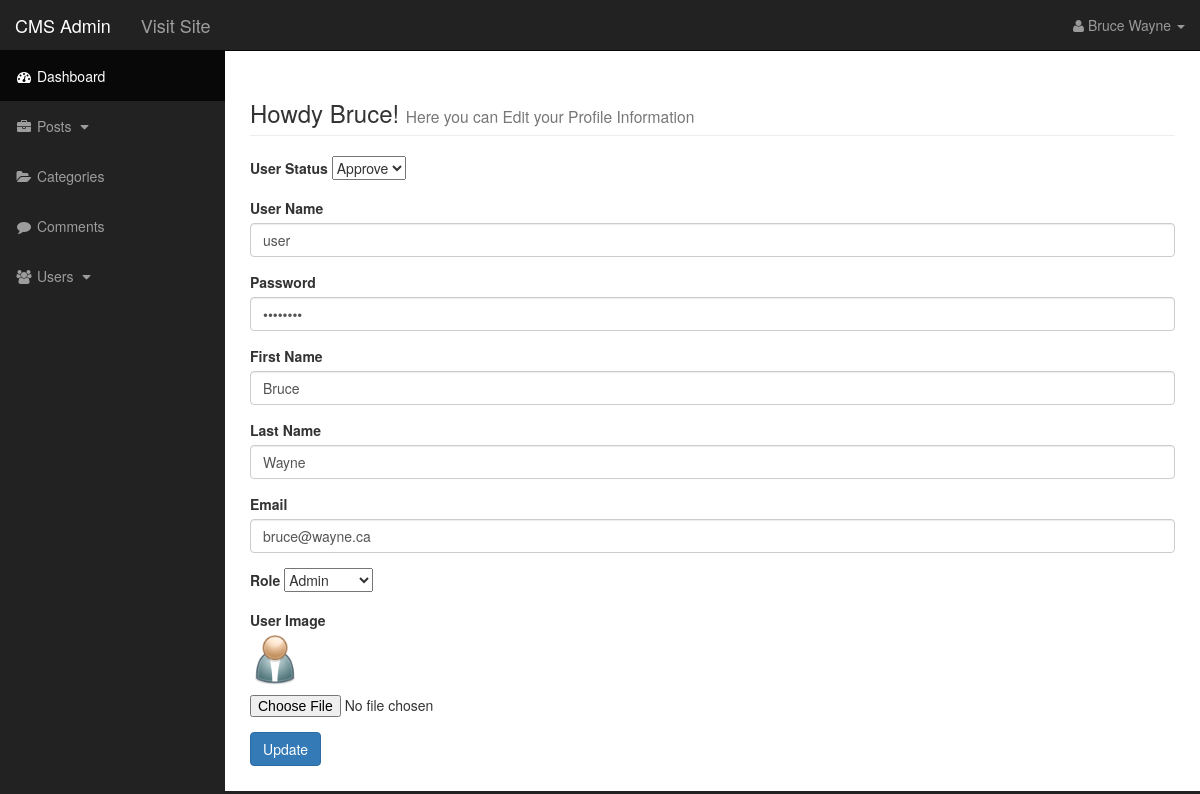
Page /admin/users.php?source=my_profile (signed in) on the committed database.
### tables this page shows
CREATE TABLE `users` (
  `user_id` int(5) NOT NULL,
  `username` varchar(255) NOT NULL,
  `password` varchar(255) NOT NULL,
  `user_firstname` varchar(255) NOT NULL,
  `user_lastname` varchar(255) NOT NULL,
  `user_email` varchar(255) NOT NULL,
  `user_image` text NOT NULL,
  `user_role` varchar(255) NOT NULL,
  `user_status` varchar(255) NOT NULL,
  `user_randSalt` varchar(255) NOT NULL
);

### admin/includes/my_profile.php (the view, shortened to what this page needs)
<?php
				$get_values = editUsersStep1();
             $username = $get_values['username'];
             $password = $get_values['password'];
             $user_firstname = $get_values['user_firstname'];
             $user_lastname = $get_values['user_lastname'];
             $user_image_current = $get_values['user_image'];
             $user_email = $get_values['user_email'];
             $user_role = $get_values['user_role'];
             $user_status = $get_values['user_status'];
  	editUsersStep2();
   ?>
<h3 class="page-header">
                      Howdy <?php echo $_SESSION['user_firstname']; ?>!
                      <small> Here you can Edit your Profile Information</small>
                  </h3>
                  <form role="form" action="" method="post" enctype="multipart/form-data" data-toggle="validator">
	<div class="form-group">
		<label for="user_status">User Status</label>
		<select name="user_status" id="">
			<?php if ($user_status == "approved"){ ?>
			<option value="approved" selected>Approve</option>
			<?php } else { ?>
			<option value="approved">Approve</option>
			<option value="declined" selected>Decline</option>
			<?php } ?>
		</select>
	</div>
	<div class="form-group">
		<label for="username">User Name</label>
		<input type="text" class="form-control" name="username" value="<?php echo $username; ?>" required>
	</div>
	<div class="form-group">
		<label for="password">Password</label>
		<input type="password" class="form-control" name="password" value="<?php echo $password; ?>" required>
	</div>
	<div class="form-group">
		<label for="user_firstname">First Name</label>
		<input type="text" class="form-control" name="user_firstname" value="<?php echo $user_firstname; ?>">
	</div>
	<div class="form-group">
		<label for="user_lastname">Last Name</label>
		<input type="text" class="form-control" name="user_lastname" value="<?php echo $user_lastname; ?>">
	</div>
	<div class="form-group">
		<label for="user_email">Email</label>
		<input type="email" class="form-control" name="user_email" data-error="Bruh, that email address is invalid" value="<?php echo $user_email; ?>" required>
	</div>
	<div class="form-group">
		<label for="user_role">Role</label>
		<select name="user_role" id="">
			<?php if ($user_role == "admin"){ ?>
			<option value="admin" selected> Admin</option>
			<?php } else { ?>
			<option value="admin"> Admin</option>
			<option value="subscriber" selected> Subscriber</option>
			<?php } ?>
		</select>
	</div>
	<div class="form-group">
		<label for="user_image">User Image</label>
		<p><img src="images/users/<?php echo $user_image_current; ?>" width="50em" /></p>
		<input type="file"  name="user_image">
	</div>
	<div class="form-group">
		<input class="btn btn-primary" type="submit" name="update_users" value="Update">
	</div>
</form>

### admin/css/sb-admin.css (style rules this page uses)
body { margin-top: 100px; background-color: #222; }
@media (min-width:768px) { body { margin-top: 50px; } }

### rows in the picture
users: user_status "Approve", username "user", user_firstname "Bruce", user_lastname "Wayne", user_email "bruce@wayne.ca", user_role "Admin", user_image (picture)

### other values in the picture
$_SESSION['user_firstname'] "Bruce"
$_SESSION['user_lastname'] "Wayne"
